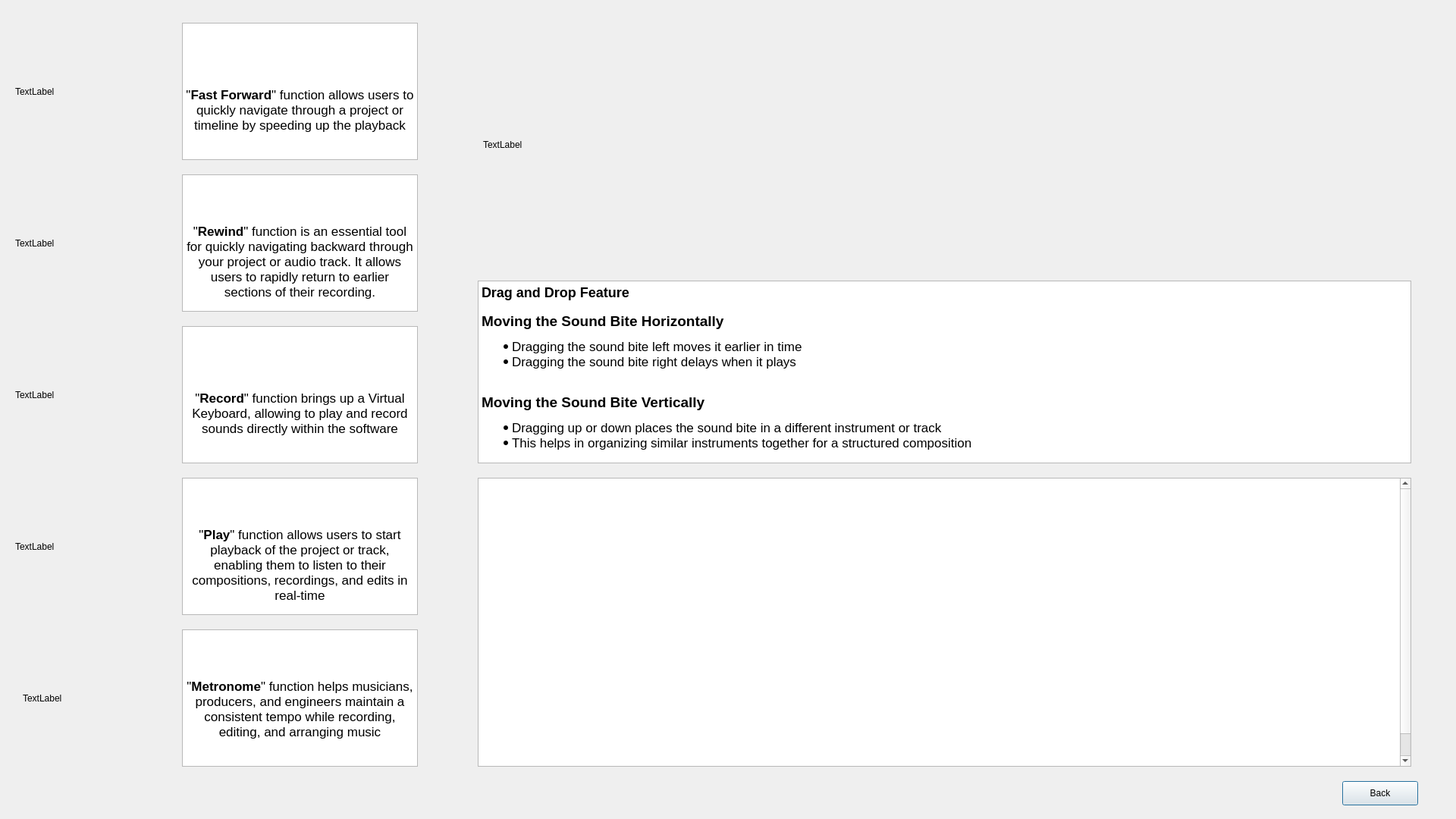
<?xml version="1.0" encoding="UTF-8"?>
<ui version="4.0">
 <class>Dialog</class>
 <widget class="QDialog" name="Dialog">
  <property name="geometry">
   <rect>
    <x>0</x>
    <y>0</y>
    <width>1920</width>
    <height>1080</height>
   </rect>
  </property>
  <property name="sizePolicy">
   <sizepolicy hsizetype="Preferred" vsizetype="Preferred">
    <horstretch>0</horstretch>
    <verstretch>0</verstretch>
   </sizepolicy>
  </property>
  <property name="windowTitle">
   <string>Dialog</string>
  </property>
  <widget class="QPushButton" name="closeButton">
   <property name="geometry">
    <rect>
     <x>1770</x>
     <y>1030</y>
     <width>100</width>
     <height>32</height>
    </rect>
   </property>
   <property name="text">
    <string>Back</string>
   </property>
  </widget>
  <widget class="QTextBrowser" name="textBrowser_7">
   <property name="geometry">
    <rect>
     <x>240</x>
     <y>30</y>
     <width>311</width>
     <height>181</height>
    </rect>
   </property>
   <property name="html">
    <string>&lt;!DOCTYPE HTML PUBLIC &quot;-//W3C//DTD HTML 4.0//EN&quot; &quot;http://www.w3.org/TR/REC-html40/strict.dtd&quot;&gt;
&lt;html&gt;&lt;head&gt;&lt;meta name=&quot;qrichtext&quot; content=&quot;1&quot; /&gt;&lt;meta charset=&quot;utf-8&quot; /&gt;&lt;style type=&quot;text/css&quot;&gt;
p, li { white-space: pre-wrap; }
hr { height: 1px; border-width: 0; }
li.unchecked::marker { content: &quot;\2610&quot;; }
li.checked::marker { content: &quot;\2612&quot;; }
&lt;/style&gt;&lt;/head&gt;&lt;body style=&quot; font-family:'.AppleSystemUIFont'; font-size:13pt; font-weight:400; font-style:normal;&quot;&gt;
&lt;p style=&quot;-qt-paragraph-type:empty; margin-top:0px; margin-bottom:0px; margin-left:0px; margin-right:0px; -qt-block-indent:0; text-indent:0px;&quot;&gt;&lt;br /&gt;&lt;/p&gt;
&lt;p style=&quot;-qt-paragraph-type:empty; margin-top:0px; margin-bottom:0px; margin-left:0px; margin-right:0px; -qt-block-indent:0; text-indent:0px;&quot;&gt;&lt;br /&gt;&lt;/p&gt;
&lt;p style=&quot;-qt-paragraph-type:empty; margin-top:0px; margin-bottom:0px; margin-left:0px; margin-right:0px; -qt-block-indent:0; text-indent:0px;&quot;&gt;&lt;br /&gt;&lt;/p&gt;
&lt;p style=&quot;-qt-paragraph-type:empty; margin-top:0px; margin-bottom:0px; margin-left:0px; margin-right:0px; -qt-block-indent:0; text-indent:0px;&quot;&gt;&lt;br /&gt;&lt;/p&gt;
&lt;p align=&quot;center&quot; style=&quot; margin-top:0px; margin-bottom:0px; margin-left:0px; margin-right:0px; -qt-block-indent:0; text-indent:0px;&quot;&gt;&amp;quot;&lt;span style=&quot; font-weight:700;&quot;&gt;Fast&lt;/span&gt; &lt;span style=&quot; font-weight:700;&quot;&gt;Forward&lt;/span&gt;&amp;quot; function allows users to quickly navigate through a project or timeline by speeding up the playback&lt;/p&gt;&lt;/body&gt;&lt;/html&gt;</string>
   </property>
  </widget>
  <widget class="QTextBrowser" name="textBrowser_8">
   <property name="geometry">
    <rect>
     <x>240</x>
     <y>230</y>
     <width>311</width>
     <height>181</height>
    </rect>
   </property>
   <property name="html">
    <string>&lt;!DOCTYPE HTML PUBLIC &quot;-//W3C//DTD HTML 4.0//EN&quot; &quot;http://www.w3.org/TR/REC-html40/strict.dtd&quot;&gt;
&lt;html&gt;&lt;head&gt;&lt;meta name=&quot;qrichtext&quot; content=&quot;1&quot; /&gt;&lt;meta charset=&quot;utf-8&quot; /&gt;&lt;style type=&quot;text/css&quot;&gt;
p, li { white-space: pre-wrap; }
hr { height: 1px; border-width: 0; }
li.unchecked::marker { content: &quot;\2610&quot;; }
li.checked::marker { content: &quot;\2612&quot;; }
&lt;/style&gt;&lt;/head&gt;&lt;body style=&quot; font-family:'.AppleSystemUIFont'; font-size:13pt; font-weight:400; font-style:normal;&quot;&gt;
&lt;p style=&quot;-qt-paragraph-type:empty; margin-top:0px; margin-bottom:0px; margin-left:0px; margin-right:0px; -qt-block-indent:0; text-indent:0px;&quot;&gt;&lt;br /&gt;&lt;/p&gt;
&lt;p style=&quot;-qt-paragraph-type:empty; margin-top:0px; margin-bottom:0px; margin-left:0px; margin-right:0px; -qt-block-indent:0; text-indent:0px;&quot;&gt;&lt;br /&gt;&lt;/p&gt;
&lt;p style=&quot;-qt-paragraph-type:empty; margin-top:0px; margin-bottom:0px; margin-left:0px; margin-right:0px; -qt-block-indent:0; text-indent:0px;&quot;&gt;&lt;br /&gt;&lt;/p&gt;
&lt;p align=&quot;center&quot; style=&quot; margin-top:0px; margin-bottom:0px; margin-left:0px; margin-right:0px; -qt-block-indent:0; text-indent:0px;&quot;&gt;&amp;quot;&lt;span style=&quot; font-weight:700;&quot;&gt;Rewind&lt;/span&gt;&amp;quot; function is an essential tool for quickly navigating backward through your project or audio track. It allows users to rapidly return to earlier sections of their recording.&lt;/p&gt;&lt;/body&gt;&lt;/html&gt;</string>
   </property>
  </widget>
  <widget class="QTextBrowser" name="textBrowser_9">
   <property name="geometry">
    <rect>
     <x>240</x>
     <y>430</y>
     <width>311</width>
     <height>181</height>
    </rect>
   </property>
   <property name="html">
    <string>&lt;!DOCTYPE HTML PUBLIC &quot;-//W3C//DTD HTML 4.0//EN&quot; &quot;http://www.w3.org/TR/REC-html40/strict.dtd&quot;&gt;
&lt;html&gt;&lt;head&gt;&lt;meta name=&quot;qrichtext&quot; content=&quot;1&quot; /&gt;&lt;meta charset=&quot;utf-8&quot; /&gt;&lt;style type=&quot;text/css&quot;&gt;
p, li { white-space: pre-wrap; }
hr { height: 1px; border-width: 0; }
li.unchecked::marker { content: &quot;\2610&quot;; }
li.checked::marker { content: &quot;\2612&quot;; }
&lt;/style&gt;&lt;/head&gt;&lt;body style=&quot; font-family:'.AppleSystemUIFont'; font-size:13pt; font-weight:400; font-style:normal;&quot;&gt;
&lt;p align=&quot;center&quot; style=&quot;-qt-paragraph-type:empty; margin-top:0px; margin-bottom:0px; margin-left:0px; margin-right:0px; -qt-block-indent:0; text-indent:0px;&quot;&gt;&lt;br /&gt;&lt;/p&gt;
&lt;p style=&quot;-qt-paragraph-type:empty; margin-top:0px; margin-bottom:0px; margin-left:0px; margin-right:0px; -qt-block-indent:0; text-indent:0px;&quot;&gt;&lt;br /&gt;&lt;/p&gt;
&lt;p style=&quot;-qt-paragraph-type:empty; margin-top:0px; margin-bottom:0px; margin-left:0px; margin-right:0px; -qt-block-indent:0; text-indent:0px;&quot;&gt;&lt;br /&gt;&lt;/p&gt;
&lt;p style=&quot;-qt-paragraph-type:empty; margin-top:0px; margin-bottom:0px; margin-left:0px; margin-right:0px; -qt-block-indent:0; text-indent:0px;&quot;&gt;&lt;br /&gt;&lt;/p&gt;
&lt;p align=&quot;center&quot; style=&quot; margin-top:0px; margin-bottom:0px; margin-left:0px; margin-right:0px; -qt-block-indent:0; text-indent:0px;&quot;&gt;&amp;quot;&lt;span style=&quot; font-weight:700;&quot;&gt;Record&lt;/span&gt;&amp;quot; function brings up a Virtual&lt;span style=&quot; font-weight:700;&quot;&gt; &lt;/span&gt;Keyboard, allowing to play and record sounds directly within the software&lt;/p&gt;&lt;/body&gt;&lt;/html&gt;</string>
   </property>
  </widget>
  <widget class="QTextBrowser" name="textBrowser_10">
   <property name="geometry">
    <rect>
     <x>240</x>
     <y>630</y>
     <width>311</width>
     <height>181</height>
    </rect>
   </property>
   <property name="html">
    <string>&lt;!DOCTYPE HTML PUBLIC &quot;-//W3C//DTD HTML 4.0//EN&quot; &quot;http://www.w3.org/TR/REC-html40/strict.dtd&quot;&gt;
&lt;html&gt;&lt;head&gt;&lt;meta name=&quot;qrichtext&quot; content=&quot;1&quot; /&gt;&lt;meta charset=&quot;utf-8&quot; /&gt;&lt;style type=&quot;text/css&quot;&gt;
p, li { white-space: pre-wrap; }
hr { height: 1px; border-width: 0; }
li.unchecked::marker { content: &quot;\2610&quot;; }
li.checked::marker { content: &quot;\2612&quot;; }
&lt;/style&gt;&lt;/head&gt;&lt;body style=&quot; font-family:'.AppleSystemUIFont'; font-size:13pt; font-weight:400; font-style:normal;&quot;&gt;
&lt;p align=&quot;center&quot; style=&quot;-qt-paragraph-type:empty; margin-top:0px; margin-bottom:0px; margin-left:0px; margin-right:0px; -qt-block-indent:0; text-indent:0px;&quot;&gt;&lt;br /&gt;&lt;/p&gt;
&lt;p style=&quot;-qt-paragraph-type:empty; margin-top:0px; margin-bottom:0px; margin-left:0px; margin-right:0px; -qt-block-indent:0; text-indent:0px;&quot;&gt;&lt;br /&gt;&lt;/p&gt;
&lt;p align=&quot;center&quot; style=&quot;-qt-paragraph-type:empty; margin-top:0px; margin-bottom:0px; margin-left:0px; margin-right:0px; -qt-block-indent:0; text-indent:0px;&quot;&gt;&lt;br /&gt;&lt;/p&gt;
&lt;p align=&quot;center&quot; style=&quot; margin-top:0px; margin-bottom:0px; margin-left:0px; margin-right:0px; -qt-block-indent:0; text-indent:0px;&quot;&gt;&amp;quot;&lt;span style=&quot; font-weight:700;&quot;&gt;Play&lt;/span&gt;&amp;quot; function allows users to start playback of the project or track, enabling them to listen to their compositions, recordings, and edits in real-time&lt;/p&gt;&lt;/body&gt;&lt;/html&gt;</string>
   </property>
  </widget>
  <widget class="QTextBrowser" name="textBrowser_11">
   <property name="geometry">
    <rect>
     <x>240</x>
     <y>830</y>
     <width>311</width>
     <height>181</height>
    </rect>
   </property>
   <property name="html">
    <string>&lt;!DOCTYPE HTML PUBLIC &quot;-//W3C//DTD HTML 4.0//EN&quot; &quot;http://www.w3.org/TR/REC-html40/strict.dtd&quot;&gt;
&lt;html&gt;&lt;head&gt;&lt;meta name=&quot;qrichtext&quot; content=&quot;1&quot; /&gt;&lt;meta charset=&quot;utf-8&quot; /&gt;&lt;style type=&quot;text/css&quot;&gt;
p, li { white-space: pre-wrap; }
hr { height: 1px; border-width: 0; }
li.unchecked::marker { content: &quot;\2610&quot;; }
li.checked::marker { content: &quot;\2612&quot;; }
&lt;/style&gt;&lt;/head&gt;&lt;body style=&quot; font-family:'.AppleSystemUIFont'; font-size:13pt; font-weight:400; font-style:normal;&quot;&gt;
&lt;p align=&quot;center&quot; style=&quot;-qt-paragraph-type:empty; margin-top:0px; margin-bottom:0px; margin-left:0px; margin-right:0px; -qt-block-indent:0; text-indent:0px;&quot;&gt;&lt;br /&gt;&lt;/p&gt;
&lt;p align=&quot;center&quot; style=&quot;-qt-paragraph-type:empty; margin-top:0px; margin-bottom:0px; margin-left:0px; margin-right:0px; -qt-block-indent:0; text-indent:0px;&quot;&gt;&lt;br /&gt;&lt;/p&gt;
&lt;p align=&quot;center&quot; style=&quot;-qt-paragraph-type:empty; margin-top:0px; margin-bottom:0px; margin-left:0px; margin-right:0px; -qt-block-indent:0; text-indent:0px;&quot;&gt;&lt;br /&gt;&lt;/p&gt;
&lt;p align=&quot;center&quot; style=&quot; margin-top:0px; margin-bottom:0px; margin-left:0px; margin-right:0px; -qt-block-indent:0; text-indent:0px;&quot;&gt;&amp;quot;&lt;span style=&quot; font-weight:700;&quot;&gt;Metronome&lt;/span&gt;&amp;quot; function helps musicians, producers, and engineers maintain a consistent tempo while recording, editing, and arranging music&lt;/p&gt;&lt;/body&gt;&lt;/html&gt;</string>
   </property>
  </widget>
  <widget class="QTextBrowser" name="textBrowser_12">
   <property name="geometry">
    <rect>
     <x>630</x>
     <y>370</y>
     <width>1231</width>
     <height>241</height>
    </rect>
   </property>
   <property name="html">
    <string>&lt;!DOCTYPE HTML PUBLIC &quot;-//W3C//DTD HTML 4.0//EN&quot; &quot;http://www.w3.org/TR/REC-html40/strict.dtd&quot;&gt;
&lt;html&gt;&lt;head&gt;&lt;meta name=&quot;qrichtext&quot; content=&quot;1&quot; /&gt;&lt;meta charset=&quot;utf-8&quot; /&gt;&lt;style type=&quot;text/css&quot;&gt;
p, li { white-space: pre-wrap; }
hr { height: 1px; border-width: 0; }
li.unchecked::marker { content: &quot;\2610&quot;; }
li.checked::marker { content: &quot;\2612&quot;; }
&lt;/style&gt;&lt;/head&gt;&lt;body style=&quot; font-family:'.AppleSystemUIFont'; font-size:13pt; font-weight:400; font-style:normal;&quot;&gt;
&lt;h2 style=&quot; margin-top:16px; margin-bottom:12px; margin-left:0px; margin-right:0px; -qt-block-indent:0; text-indent:0px;&quot;&gt;&lt;span style=&quot; font-size:36pt; font-weight:700;&quot;&gt;Drag and Drop Feature&lt;/span&gt;&lt;/h2&gt;
&lt;p style=&quot; margin-top:16px; margin-bottom:12px; margin-left:0px; margin-right:0px; -qt-block-indent:0; text-indent:0px;&quot;&gt;&lt;span style=&quot; font-size:14pt; font-weight:700;&quot;&gt;Moving the Sound Bite Horizontally&lt;/span&gt;&lt;/p&gt;
&lt;ul style=&quot;margin-top: 0px; margin-bottom: 0px; margin-left: 0px; margin-right: 0px; -qt-list-indent: 1;&quot;&gt;
&lt;li style=&quot; margin-top:12px; margin-bottom:0px; margin-left:0px; margin-right:0px; -qt-block-indent:0; text-indent:0px;&quot;&gt;Dragging the sound bite left moves it earlier in time&lt;/li&gt;
&lt;li style=&quot; margin-top:0px; margin-bottom:12px; margin-left:0px; margin-right:0px; -qt-block-indent:0; text-indent:0px;&quot;&gt;Dragging the sound bite right delays when it plays&lt;/li&gt;&lt;/ul&gt;
&lt;p style=&quot;-qt-paragraph-type:empty; margin-top:0px; margin-bottom:0px; margin-left:0px; margin-right:0px; -qt-block-indent:0; text-indent:0px;&quot;&gt;&lt;br /&gt;&lt;/p&gt;
&lt;p style=&quot; margin-top:0px; margin-bottom:0px; margin-left:0px; margin-right:0px; -qt-block-indent:0; text-indent:0px;&quot;&gt;&lt;span style=&quot; font-size:14pt; font-weight:700;&quot;&gt;Moving the Sound Bite Vertically&lt;/span&gt;&lt;/p&gt;
&lt;ul style=&quot;margin-top: 0px; margin-bottom: 0px; margin-left: 0px; margin-right: 0px; -qt-list-indent: 1;&quot;&gt;
&lt;li style=&quot; margin-top:12px; margin-bottom:0px; margin-left:0px; margin-right:0px; -qt-block-indent:0; text-indent:0px;&quot;&gt;Dragging up or down places the sound bite in a different instrument or track&lt;/li&gt;
&lt;li style=&quot; margin-top:0px; margin-bottom:0px; margin-left:0px; margin-right:0px; -qt-block-indent:0; text-indent:0px;&quot;&gt;This helps in organizing similar instruments together for a structured composition&lt;/li&gt;&lt;/ul&gt;&lt;/body&gt;&lt;/html&gt;</string>
   </property>
  </widget>
  <widget class="QTextBrowser" name="textBrowser_13">
   <property name="geometry">
    <rect>
     <x>630</x>
     <y>630</y>
     <width>1231</width>
     <height>381</height>
    </rect>
   </property>
   <property name="html">
    <string>&lt;!DOCTYPE HTML PUBLIC &quot;-//W3C//DTD HTML 4.0//EN&quot; &quot;http://www.w3.org/TR/REC-html40/strict.dtd&quot;&gt;
&lt;html&gt;&lt;head&gt;&lt;meta name=&quot;qrichtext&quot; content=&quot;1&quot; /&gt;&lt;meta charset=&quot;utf-8&quot; /&gt;&lt;style type=&quot;text/css&quot;&gt;
p, li { white-space: pre-wrap; }
hr { height: 1px; border-width: 0; }
li.unchecked::marker { content: &quot;\2610&quot;; }
li.checked::marker { content: &quot;\2612&quot;; }
&lt;/style&gt;&lt;/head&gt;&lt;body style=&quot; font-family:'.AppleSystemUIFont'; font-size:13pt; font-weight:400; font-style:normal;&quot;&gt;
&lt;p style=&quot;-qt-paragraph-type:empty; margin-top:0px; margin-bottom:0px; margin-left:0px; margin-right:0px; -qt-block-indent:0; text-indent:0px;&quot;&gt;&lt;br /&gt;&lt;/p&gt;
&lt;p style=&quot;-qt-paragraph-type:empty; margin-top:0px; margin-bottom:0px; margin-left:0px; margin-right:0px; -qt-block-indent:0; text-indent:0px; font-family:'Helvetica'; font-size:36pt; font-weight:700; color:#ffffff;&quot;&gt;&lt;br /&gt;&lt;/p&gt;
&lt;p style=&quot;-qt-paragraph-type:empty; margin-top:0px; margin-bottom:0px; margin-left:0px; margin-right:0px; -qt-block-indent:0; text-indent:0px;&quot;&gt;&lt;br /&gt;&lt;/p&gt;
&lt;p style=&quot;-qt-paragraph-type:empty; margin-top:0px; margin-bottom:0px; margin-left:0px; margin-right:0px; -qt-block-indent:0; text-indent:0px;&quot;&gt;&lt;br /&gt;&lt;/p&gt;
&lt;p style=&quot; margin-top:0px; margin-bottom:0px; margin-left:0px; margin-right:0px; -qt-block-indent:0; text-indent:0px;&quot;&gt;&lt;span style=&quot; font-family:'Helvetica'; font-size:24pt; font-weight:700; color:#ffffff;&quot;&gt;MuseEase&lt;/span&gt;&lt;span style=&quot; font-family:'Helvetica'; font-size:24pt; color:#ffffff;&quot;&gt; &lt;/span&gt;&lt;span style=&quot; font-family:'Helvetica'; font-size:24pt; font-weight:700; color:#ffffff;&quot;&gt;Description&lt;/span&gt;&lt;/p&gt;
&lt;p style=&quot;-qt-paragraph-type:empty; margin-top:0px; margin-bottom:0px; margin-left:0px; margin-right:0px; -qt-block-indent:0; text-indent:0px; font-family:'Helvetica'; font-size:18pt; color:#ffffff;&quot;&gt;&lt;br /&gt;&lt;/p&gt;
&lt;p style=&quot;-qt-paragraph-type:empty; margin-top:0px; margin-bottom:0px; margin-left:0px; margin-right:0px; -qt-block-indent:0; text-indent:0px; font-family:'Helvetica'; font-size:18pt; color:#ffffff;&quot;&gt;&lt;br /&gt;&lt;/p&gt;
&lt;p style=&quot;-qt-paragraph-type:empty; margin-top:0px; margin-bottom:0px; margin-left:0px; margin-right:0px; -qt-block-indent:0; text-indent:0px; font-family:'Helvetica'; font-size:18pt; color:#ffffff;&quot;&gt;&lt;br /&gt;&lt;/p&gt;
&lt;p style=&quot; margin-top:0px; margin-bottom:0px; margin-left:0px; margin-right:0px; -qt-block-indent:0; text-indent:0px;&quot;&gt;&lt;span style=&quot; font-family:'Helvetica'; font-size:18pt; color:#ffffff;&quot;&gt;	MuseEase aims to streamline music creation by offering a desktop-based platform (Windows) that simplifies the music making process for beginners and non-musicians. Traditional applications like GarageBand, Logic Pro, and FL Studio require extensive prior knowledge and skills which poses as a significant barrier to entry to new creators, with some applications charging fees to access their tools. MuseEase bridges the gap with intuitive tutorials, and potential AI-powered assistance which allows users to maximize their creativity and create professional-quality music without purchase.&lt;/span&gt;&lt;span style=&quot; font-size:18pt; color:#ffffff;&quot;&gt; &lt;/span&gt;&lt;/p&gt;&lt;/body&gt;&lt;/html&gt;</string>
   </property>
  </widget>
  <widget class="QLabel" name="forward">
   <property name="geometry">
    <rect>
     <x>20</x>
     <y>30</y>
     <width>201</width>
     <height>181</height>
    </rect>
   </property>
   <property name="text">
    <string>TextLabel</string>
   </property>
  </widget>
  <widget class="QLabel" name="rewind">
   <property name="geometry">
    <rect>
     <x>20</x>
     <y>230</y>
     <width>201</width>
     <height>181</height>
    </rect>
   </property>
   <property name="text">
    <string>TextLabel</string>
   </property>
  </widget>
  <widget class="QLabel" name="record">
   <property name="geometry">
    <rect>
     <x>20</x>
     <y>430</y>
     <width>201</width>
     <height>181</height>
    </rect>
   </property>
   <property name="text">
    <string>TextLabel</string>
   </property>
  </widget>
  <widget class="QLabel" name="play">
   <property name="geometry">
    <rect>
     <x>20</x>
     <y>630</y>
     <width>201</width>
     <height>181</height>
    </rect>
   </property>
   <property name="text">
    <string>TextLabel</string>
   </property>
  </widget>
  <widget class="QLabel" name="metro">
   <property name="geometry">
    <rect>
     <x>30</x>
     <y>830</y>
     <width>201</width>
     <height>181</height>
    </rect>
   </property>
   <property name="text">
    <string>TextLabel</string>
   </property>
  </widget>
  <widget class="QLabel" name="Drag">
   <property name="geometry">
    <rect>
     <x>637</x>
     <y>35</y>
     <width>1211</width>
     <height>311</height>
    </rect>
   </property>
   <property name="text">
    <string>TextLabel</string>
   </property>
  </widget>
 </widget>
 <resources>
  <include location="../Pictures.qrc"/>
 </resources>
 <connections/>
</ui>
